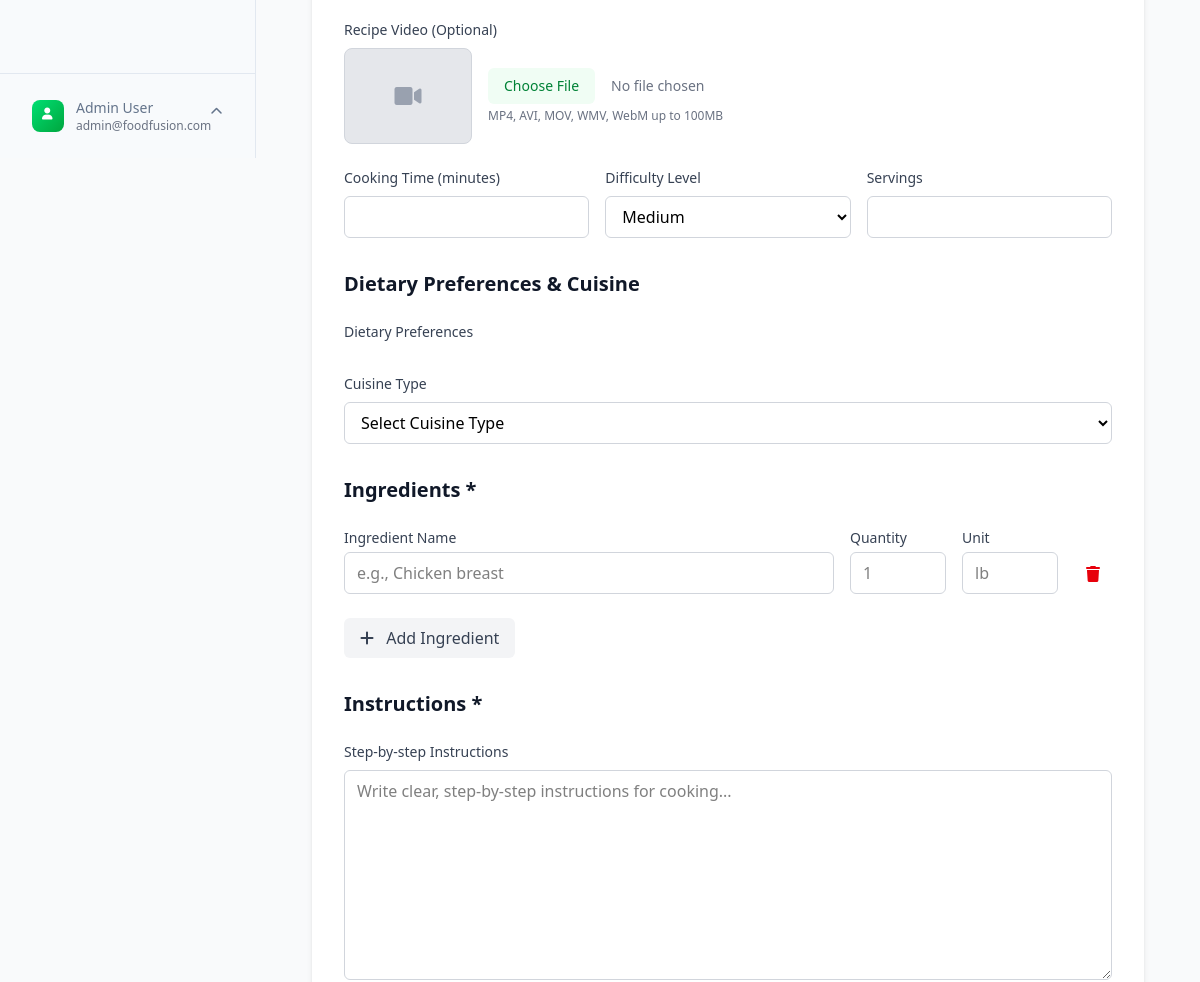
The page /index.php?page=create-recipe (signed in, middle part) on the database as committed earlier.
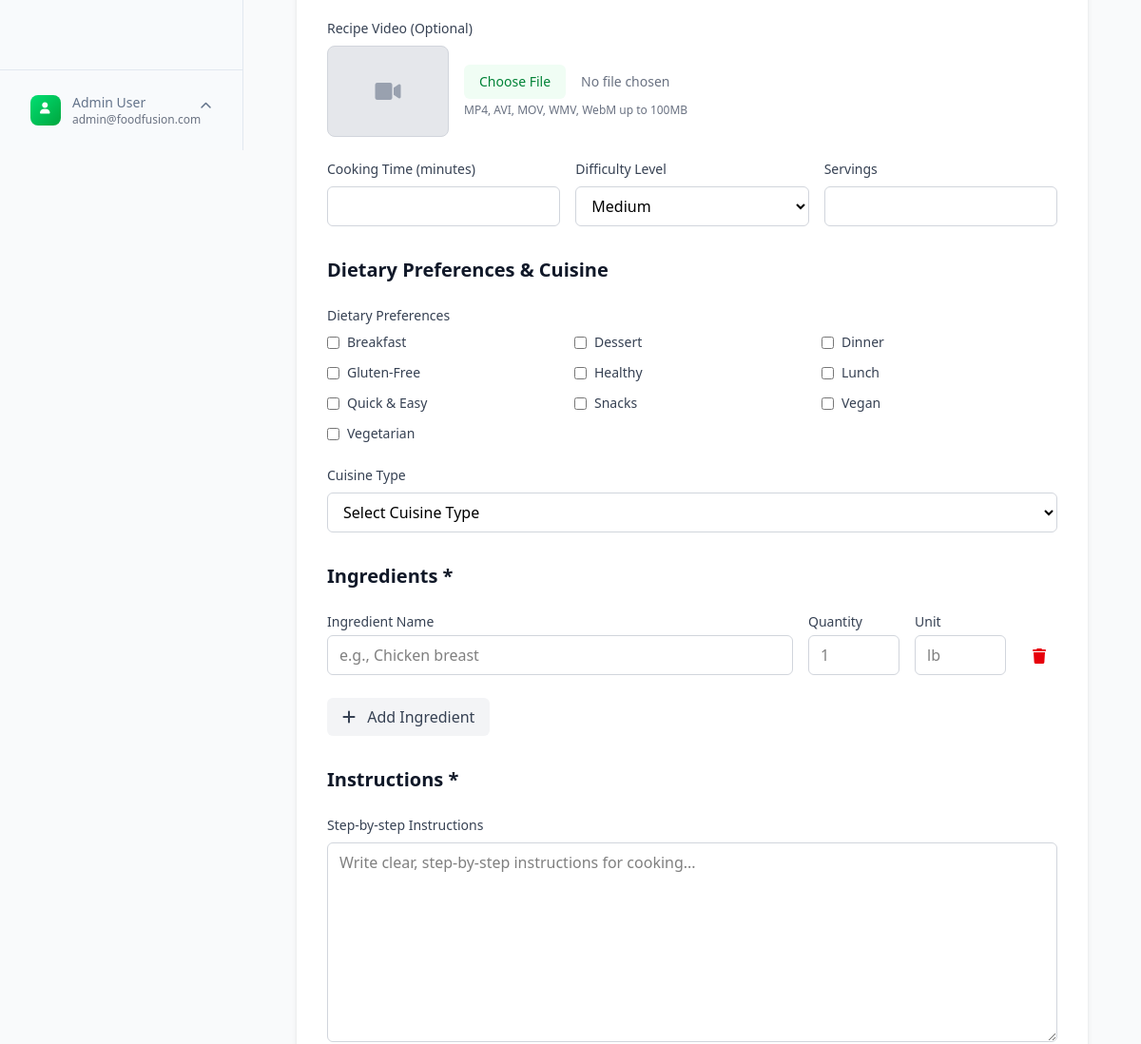
The same page on the database as committed later.
### tables this page shows
CREATE TABLE IF NOT EXISTS users (
    id INT AUTO_INCREMENT PRIMARY KEY,
    firstName VARCHAR(50) NOT NULL,
    lastName VARCHAR(50) NOT NULL,
    email VARCHAR(100) NOT NULL UNIQUE,
    password VARCHAR(255) NOT NULL,
    bio TEXT,
    location VARCHAR(100),
    website VARCHAR(255),
    profile_image VARCHAR(500),
    failed_login_attempts INT DEFAULT 0,
    last_failed_login TIMESTAMP NULL,
    account_locked_until TIMESTAMP NULL,
    created_at TIMESTAMP DEFAULT CURRENT_TIMESTAMP,
    updated_at TIMESTAMP DEFAULT CURRENT_TIMESTAMP ON UPDATE CURRENT_TIMESTAMP,
    INDEX idx_email (email),
    INDEX idx_name (firstName, lastName),
    INDEX idx_users_lockout (email, account_locked_until)
);

CREATE TABLE IF NOT EXISTS dietary_preferences (
    id INT AUTO_INCREMENT PRIMARY KEY,
    name VARCHAR(100) NOT NULL UNIQUE,
    description TEXT,
    created_at TIMESTAMP DEFAULT CURRENT_TIMESTAMP
);

### includes/functions.php (called while the page is built, shortened)
<?php
require_once __DIR__ . '/../config/database.php';
function getUserById($id) {
    global $db;
    $stmt = $db->prepare("SELECT * FROM users WHERE id = ?");
    $stmt->execute([$id]);
    return $stmt->fetch();
}
function getCategories() {
    global $db;
    $stmt = $db->prepare("SELECT * FROM dietary_preferences ORDER BY name");
    $stmt->execute();
    return $stmt->fetchAll();
}
?>

### pages/create-recipe.php (the view, shortened to what this page needs)
<?php
include 'includes/header.php';
require_once __DIR__ . '/../includes/functions.php';
$categories = getCategories();
?>
<div class="min-h-screen bg-gray-50">
    <div class="max-w-4xl mx-auto px-4 sm:px-6 lg:px-8 py-8">
        <div class="bg-white rounded-lg shadow-md p-8">
            <form method="POST" enctype="multipart/form-data" class="space-y-8" onsubmit="return validateForm()">
                <div class="space-y-6">
                    <div>
                        <label for="recipe_video" class="block text-sm font-medium text-gray-700 mb-2">
                            Recipe Video (Optional)
                        </label>
                        <div class="flex items-center space-x-4">
                            <div class="flex-shrink-0">
                                <div id="video-placeholder" class="w-32 h-24 bg-gray-200 rounded-lg border border-gray-300 flex items-center justify-center">
                                    <i class="fas fa-video text-2xl text-gray-400"></i>
                                </div>
                            </div>
                            <div class="flex-1">
                                <input type="file" id="recipe_video" name="recipe_video" accept="video/*"
                                       class="block w-full text-sm text-gray-500 file:mr-4 file:py-2 file:px-4 file:rounded-md file:border-0 file:text-sm file:font-medium file:bg-green-50 file:text-green-700 hover:file:bg-green-100">
                                <p class="text-xs text-gray-500 mt-1">MP4, AVI, MOV, WMV, WebM up to 100MB</p>
                            </div>
                        </div>
                    </div>
                    <div class="grid grid-cols-1 md:grid-cols-3 gap-4">
                        <div>
                            <label for="cooking_time" class="block text-sm font-medium text-gray-700 mb-2">
                                Cooking Time (minutes)
                            </label>
                            <input type="number" id="cooking_time" name="cooking_time" min="1" required
                                   value="<?php echo htmlspecialchars($_POST['cooking_time'] ?? ''); ?>"
                                   class="w-full px-3 py-2 border border-gray-300 rounded-md focus:outline-none focus:ring-2 focus:ring-green-500 focus:border-transparent">
                        </div>
                        <div>
                            <label for="difficulty" class="block text-sm font-medium text-gray-700 mb-2">
                                Difficulty Level
                            </label>
                            <select id="difficulty" name="difficulty"
                                    class="w-full px-3 py-2 border border-gray-300 rounded-md focus:outline-none focus:ring-2 focus:ring-green-500 focus:border-transparent">
                                <option value="Medium" <?php echo ($_POST['difficulty'] ?? 'Medium') == 'Medium' ? 'selected' : ''; ?>>Medium</option>
                            </select>
                        </div>
                        <div>
                            <label for="servings" class="block text-sm font-medium text-gray-700 mb-2">
                                Servings
                            </label>
                            <input type="number" id="servings" name="servings" min="1" required
                                   value="<?php echo htmlspecialchars($_POST['servings'] ?? ''); ?>"
                                   class="w-full px-3 py-2 border border-gray-300 rounded-md focus:outline-none focus:ring-2 focus:ring-green-500 focus:border-transparent">
                        </div>
                    </div>
                </div>
                <div class="space-y-6">
                    <h2 class="text-xl font-semibold text-gray-900">Dietary Preferences & Cuisine</h2>
                    <div>
                        <label class="block text-sm font-medium text-gray-700 mb-2">Dietary Preferences</label>
                        <div class="grid grid-cols-2 md:grid-cols-3 gap-3">
                            <?php foreach ($categories as $category): ?>
                            <label class="flex items-center space-x-2 cursor-pointer">
                                <input type="checkbox" name="categories[]" value="<?php echo $category['id']; ?>"
                                       <?php echo in_array($category['id'], $_POST['categories'] ?? []) ? 'checked' : ''; ?>
                                       class="rounded border-gray-300 text-green-600 focus:ring-green-500">
                                <span class="text-sm text-gray-700"><?php echo htmlspecialchars($category['name']); ?></span>
                            </label>
                            <?php endforeach; ?>
                        </div>
                    </div>
                    <div>
                        <label for="cuisine_type" class="block text-sm font-medium text-gray-700 mb-2">
                            Cuisine Type
                        </label>
                        <select id="cuisine_type" name="cuisine_type"
                                class="w-full px-3 py-2 border border-gray-300 rounded-md focus:outline-none focus:ring-2 focus:ring-green-500 focus:border-transparent">
                            <option value="">Select Cuisine Type</option>
                        </select>
                    </div>
                </div>
                <div class="space-y-6">
                    <h2 class="text-xl font-semibold text-gray-900">Ingredients *</h2>
                    <div id="ingredients-container">
                        <?php
                        $ingredients = $_POST['ingredients'] ?? [['name' => '', 'quantity' => '', 'unit' => '']];
                        foreach ($ingredients as $index => $ingredient):
                        ?>
                        <div class="ingredient-row flex gap-4 items-end mb-4">
                            <div class="flex-1">
                                <label class="block text-sm font-medium text-gray-700 mb-1">Ingredient Name</label>
                                <input type="text" name="ingredients[<?php echo $index; ?>][name]"
                                       value="<?php echo htmlspecialchars($ingredient['name']); ?>"
                                       class="w-full px-3 py-2 border border-gray-300 rounded-md focus:outline-none focus:ring-2 focus:ring-green-500 focus:border-transparent"
                                       placeholder="e.g., Chicken breast">
                            </div>
                            <div class="w-24">
                                <label class="block text-sm font-medium text-gray-700 mb-1">Quantity</label>
                                <input type="text" name="ingredients[<?php echo $index; ?>][quantity]"
                                       value="<?php echo htmlspecialchars($ingredient['quantity']); ?>"
                                       class="w-full px-3 py-2 border border-gray-300 rounded-md focus:outline-none focus:ring-2 focus:ring-green-500 focus:border-transparent"
                                       placeholder="1">
                            </div>
                            <div class="w-24">
                                <label class="block text-sm font-medium text-gray-700 mb-1">Unit</label>
                                <input type="text" name="ingredients[<?php echo $index; ?>][unit]"
                                       value="<?php echo htmlspecialchars($ingredient['unit']); ?>"
                                       class="w-full px-3 py-2 border border-gray-300 rounded-md focus:outline-none focus:ring-2 focus:ring-green-500 focus:border-transparent"
                                       placeholder="lb">
                            </div>
                            <button type="button" onclick="removeIngredient(this)"
                                    class="px-3 py-2 text-red-600 hover:text-red-800">
                                <i class="fas fa-trash"></i>
                            </button>
                        </div>
                        <?php endforeach; ?>
                    </div>
                    <button type="button" onclick="addIngredient()"
                            class="bg-gray-100 hover:bg-gray-200 text-gray-700 px-4 py-2 rounded-md font-medium">
                        <i class="fas fa-plus mr-2"></i>
                        Add Ingredient
                    </button>
                </div>
                <div class="space-y-6">
                    <h2 class="text-xl font-semibold text-gray-900">Instructions *</h2>
                    <div>
                        <label for="instructions" class="block text-sm font-medium text-gray-700 mb-2">
                            Step-by-step Instructions
                        </label>
                        <textarea id="instructions" name="instructions" rows="8" required
                                  class="w-full px-3 py-2 border border-gray-300 rounded-md focus:outline-none focus:ring-2 focus:ring-green-500 focus:border-transparent"
                                  placeholder="Write clear, step-by-step instructions for cooking..."><?php echo htmlspecialchars($_POST['instructions'] ?? ''); ?></textarea>
                    </div>
                </div>
            </form>
        </div>
    </div>
</div>
<?php include 'includes/footer.php'; ?>

### index.php (shortened to what this page needs)
<?php
require_once 'config/database.php';
require_once 'includes/functions.php';
$page = $_GET['page'] ?? 'home';
$isLoggedIn = isset($_SESSION['user_id']);
if ($isLoggedIn) {
    $user = getUserById($_SESSION['user_id']);
}
switch ($page) {
    case 'create-recipe':
        include 'pages/create-recipe.php';
        break;
}
?>

### includes/header.php (shortened to what this page needs)
<!DOCTYPE html>
<html lang="en">
<head>
    <link href="src/output.css" rel="stylesheet">
    <link href="https://cdnjs.cloudflare.com/ajax/libs/font-awesome/6.0.0/css/all.min.css" rel="stylesheet">
</head>
<body class="bg-gray-50 min-h-screen">
    <aside id="sidebar" class="sidebar">
        <div class="sidebar-content">
            <div class="sidebar-main">
            </div>
            <?php if ($isLoggedIn): ?>
            <div class="sidebar-footer">
                <div class="user-dropdown" id="user-dropdown">
                    <button class="sidebar-menu-button w-full" onclick="toggleUserDropdown()">
                        <?php if ($user['profile_image']): ?>
                            <img src="uploads/<?php echo $user['profile_image']; ?>"
                                 alt="Profile" class="w-8 h-8 rounded-lg mr-3 object-cover">
                        <?php else: ?>
                            <div class="w-8 h-8 rounded-lg mr-3 bg-gradient-to-br from-green-400 to-green-600 flex items-center justify-center">
                                <i class="fas fa-user text-white text-xs ml-5 mt-1"></i>
                            </div>
                        <?php endif; ?>
                        <div class="flex-1 text-left">
                            <div class="font-medium text-sm"><?php echo htmlspecialchars($user['firstName'] . ' ' . $user['lastName']); ?></div>
                            <div class="text-xs text-gray-500"><?php echo htmlspecialchars($user['email']); ?></div>
                        </div>
                        <i class="fas fa-chevron-up text-xs"></i>
                    </button>
                </div>
            </div>
            <?php endif; ?>
        </div>
    </aside>
    <div id="main-content" class="main-content">
        <main class="flex-1 p-6">

### includes/footer.php (shortened to what this page needs)
`        </main>
    </div>
</body>
</html>

### includes/header.php (style rules this page uses)
.sidebar { position: fixed; top: 0; left: 0; height: 100vh; width: 16rem; background: #f8fafc; border-right: 1px solid #e2e8f0; transition: transform 0.3s ease; z-index: 50; }
.sidebar-content { height: 100%; display: flex; flex-direction: column; }
.sidebar-main { flex: 1; padding: 1rem 0; overflow-y: auto; }
.sidebar-footer { padding: 1rem; border-top: 1px solid #e2e8f0; }
.sidebar-menu-button { display: flex; align-items: center; width: 100%; padding: 0.5rem 1rem; text-decoration: none; color: #64748b; border: none; background: none; cursor: pointer; transition: all 0.2s; text-align: left; }
.sidebar-menu-button i { width: 1.25rem; height: 1.25rem; margin-right: 0.75rem; flex-shrink: 0; }
.main-content { margin-left: 16rem; min-height: 100vh; transition: margin-left 0.3s ease; }
.user-dropdown { position: relative; }

Rows that differ between the two databases and show on the page:
added dietary_preferences: name "Breakfast"
added dietary_preferences: name "Dessert"
added dietary_preferences: name "Dinner"
added dietary_preferences: name "Gluten-Free"
added dietary_preferences: name "Healthy"
added dietary_preferences: name "Lunch"
added dietary_preferences: name "Quick & Easy"
added dietary_preferences: name "Snacks"
added dietary_preferences: name "Vegan"
added dietary_preferences: name "Vegetarian"
